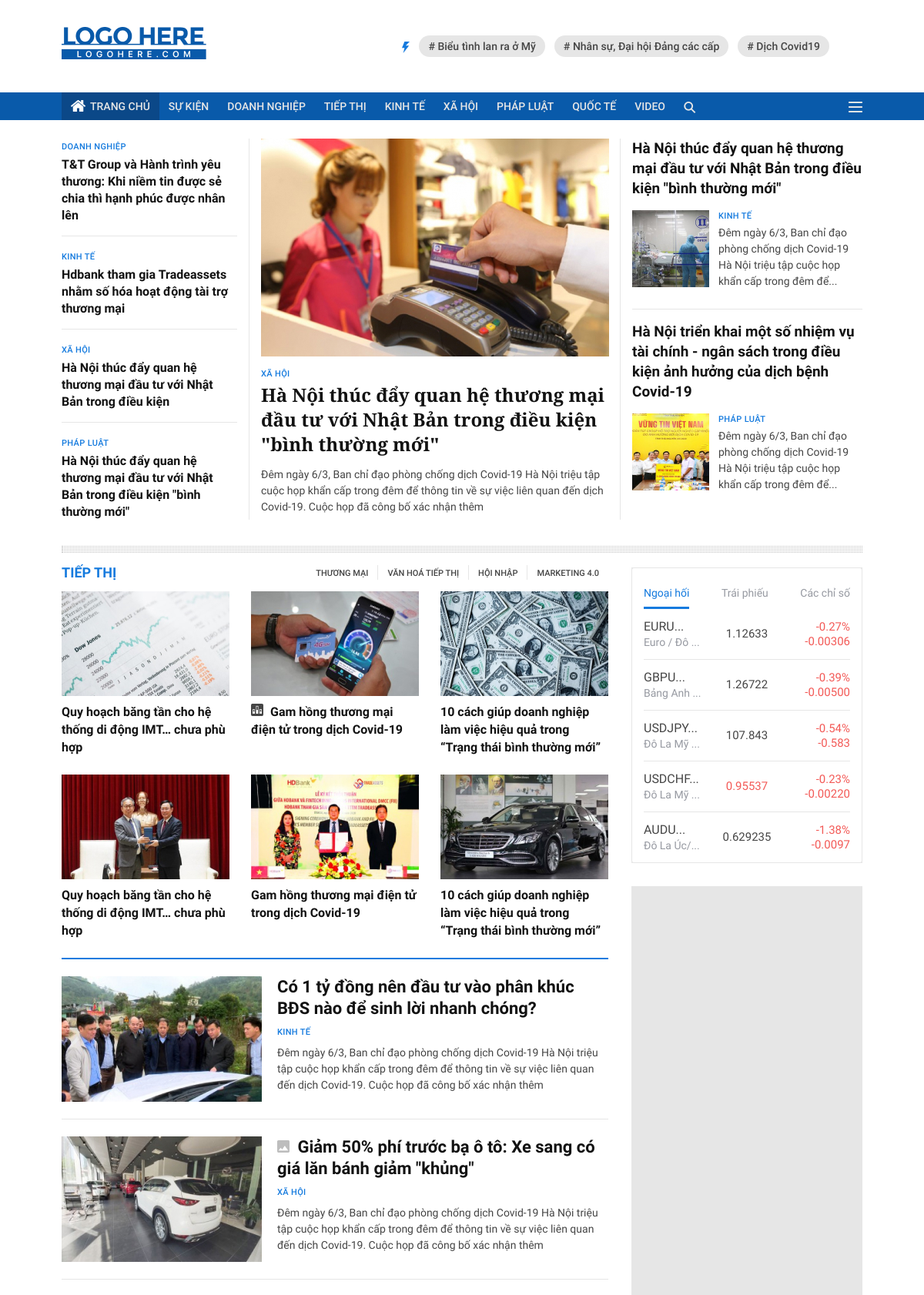
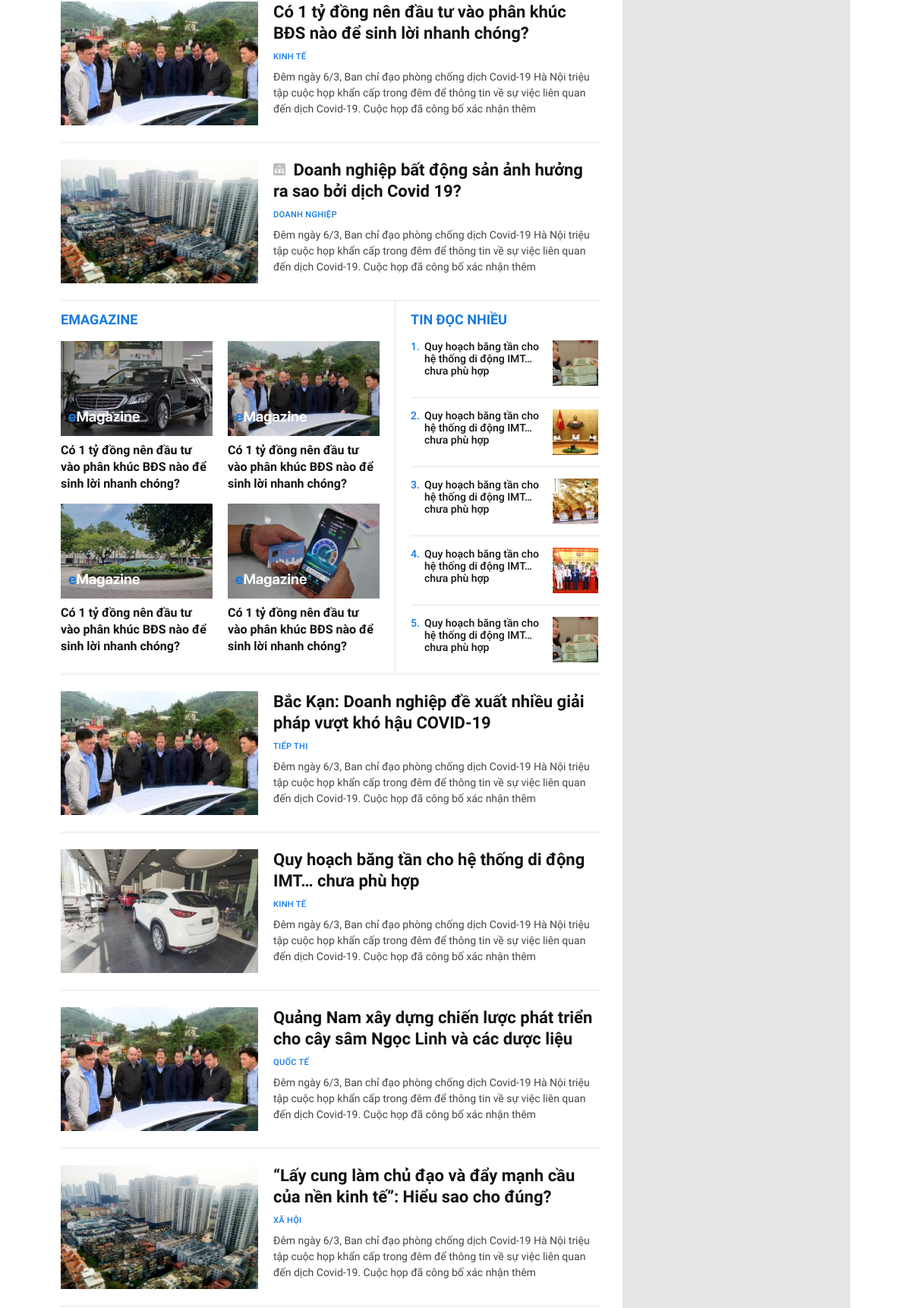
The app's page /view/index.php (upper part) with its own data (2 pictures, top to bottom).
### tables this page shows
CREATE TABLE `category` (
  `id` int(10) NOT NULL,
  `title` varchar(255) NOT NULL,
  `cateCode` varchar(50) NOT NULL
);

CREATE TABLE `post` (
  `id` int(10) NOT NULL,
  `title` text NOT NULL,
  `author` varchar(255) NOT NULL,
  `content` text NOT NULL,
  `date` date NOT NULL,
  `brief` text NOT NULL,
  `keyword` text NOT NULL,
  `FK_category` int(10) NOT NULL
);

CREATE TABLE `image` (
  `id` int(10) NOT NULL,
  `imgurl` varchar(255) NOT NULL,
  `imgsprites` varchar(255) NOT NULL,
  `FK_post` int(10) NOT NULL
);

### view/index.php (the view, shortened to what the rows shown need)
<?php
    require_once("../include/sql.php");
?>
<!DOCTYPE html>
<html lang="en">
<head>
    <link rel="stylesheet" href="../css/index.css">
</head>
<body>
    <div class="header">
        <div class="header__top">
            <div class="container">
                <div class="header__top-flex d-flex justify-content-between">
                    <h1 class="header__logo">
                        <a href="index.html" title="LOGO HERE"><i class="sprite sprite-header_logo"></i></a>
                    </h1>
                </div>
            </div>
        </div>
    </div>
    <div class="main">
        <div class="container">
            <div class="main__top-news d-flex">
                <div class="main__hot-category-news">
                    <?php
                        for($i = 1; $i <=4; $i++){
                            $category = get_category_by_postid($i);
                            $post = get_post_by_div('highlightleft', $i);
                        ?>
                    <div class="main__hc-news-item">
                        <a href="business.html" class="main__hc-news-category main__news-category text-uppercase"
                            title="<?php echo $category[0]['title']; ?>">
                            <?php echo $category[0]['title']; ?>
                        </a>
                        <h3><a href="#" class="main__hc-news-title"
                                title='<?php echo $post[0]['title']; ?>'>
                                <?php echo $post[0]['title']; ?>
                            </a></h3>
                    </div>
                    <?php } ?>
                </div>
                <div class="main__highlight-news main__highlight-news-pcenter">
                    <?php
                        $i = 1;
                        $post = get_post_by_div('highlight', $i);
                        $cate = get_category_by_postid($post[0]['id']);
                        $img = get_img_by_postid($post[0]['id']);
                    ?>
                    <a href="#" class="main__hl-news-img" title='<?php echo $post['title'] ?>'>
                        <img src="<?php echo $img[0]['imgurl']; ?>"
                            alt='<?php echo $post[0]['title']; ?>'>
                    </a>
                    <a href="#" class="main__news-category" title="<?php echo $cate[0]['title']; ?>">
                        <?php echo $cate[0]['title']; ?>
                    </a>
                    <h2 class="main__hl-h2"><a href="#" class="main__highlight-news-title"
                            title='<?php echo $post[0]['title']; ?>'>
                            <?php echo $post[0]['title']; ?>
                        </a></h2>
                    <p class="main__news-content-des"><?php echo $post[0]['brief']; ?></p>
                </div>
                <div class="main__hot-news main__hot-news-aside">
                    <?php
                        $index1 = get_postid_from_div('highlightright');
                        for ($i=0; $i <= 1; $i++) {
                            $post = get_post($index1[$i]['id']);
                            $cate = get_category_by_postid($index1[$i]['id']);
                            $img = get_img_by_postid($index1[$i]['id']);
                    ?>
                    <div class="main__hot-news-item">
                        <div class="main__hna-title-div">
                            <a href="#" class="main__hna-title"
                                title='<?php echo $post[0]['title']; ?>'>
                                <?php echo $post[0]['title']; ?>
                            </a>
                        </div>
                        <a href="#"
                            title="Hà Nội thúc đẩy quan hệ thương mại đầu tư với Nhật Bản trong điều kiện &quot;bình thường mới&quot;">
                            <div class="main__news-flex d-flex align-item-center">
                                <img src="<?php echo $img[0]['imgurl']; ?>" class="d-block" alt='<?php echo $post[0]['title']; ?>'>
                                <div class="main__hna-content">
                                    <a href="#" class="main__news-category" title="<?php echo $cate[0]['title']; ?>">
                                        <?php echo $cate[0]['title']; ?>
                                    </a>
                                    <p class="main__news-content-des">
                                        <?php echo $post[0]['brief']; ?>
                                    </p>
                                </div>
                            </div>
                        </a>
                    </div>
                    <?php } ?>
                </div>
            </div>
            <div class="main__marketing-news">
                <div class="main__aside-layout d-flex">
                    <div class="main__aside-layout-left">
                        <div class="main__col-3 d-flex justify-content-between flex-wrap">
                            <?php
                                for ($i = 0; $i <= 5 ; $i++) {
                                    $posts = find_post_by_category('tiepthi');
                                    $img = get_img_by_postid($posts[$i]['id']);
                            ?>
                            <div class="main__col-item">
                                <a href="#" class="main__col-item-img"
                                    title="Quy hoạch băng tần cho hệ thống IMT... chưa phù hợp">
                                    <img src="<?php echo  $img[0]['imgurl']; ?>"
                                        alt="Quy hoạch băng tần cho hệ thống di động IMT… chưa phù hợp">
                                </a>
                                <h3>
                                    <a href="#" class="main__col-item-title"
                                        title="Quy hoạch băng tần cho hệ thống IMT... chưa phù hợp">
                                        <i class="<?php if($img[0]['imgsprites']!='') echo $img[0]['imgsprites'].' '.'m-right';?>"></i>
                                        <?php echo $posts[$i]['title']; ?>
                                    </a>
                                </h3>
                            </div>
                            <?php } ?>
                        </div>
                        <div class="main__news-listing">
                            <?php
                                $index2 = get_postid_from_div('mainnews1');
                                for ($i=0; $i <=3 ; $i++) {
                                    $post = get_post($index2[$i]['id']);
                                    $cate = get_category_by_postid($index2[$i]['id']);
                                    $img = get_img_by_postid($index2[$i]['id']);
                            ?>
                            <div class="main__news-listing-item d-flex">
                                <div class="main__news-item-img">
                                    <a href="#"
                                        title='<?php echo $post[0]['title']; ?>'>
                                        <img src="<?php echo $img[0]['imgurl']; ?>" alt='<?php echo $post[0]['title']; ?>'>
                                    </a>
                                </div>
                                <div class="main__news-item-content">
                                    <h3>
                                        <a href="#" class="main__news-item-title"
                                            title='<?php echo $post[0]['title']; ?>'>
                                            <i class="<?php if($img[0]['imgsprites']!='') echo $img[0]['imgsprites'].' '.'m-right'; ?>"></i>
                                            <?php echo $post[0]['title']; ?>
                                        </a>
                                    </h3>
                                    <a href="#" class="main__news-category-list" title="<?php echo $cate[0]['title']; ?>">
                                        <?php echo $cate[0]['title']; ?>
                                    </a>
                                    <p class="main__news-item-detail"><?php echo $post[0]['brief']; ?></p>
                                </div>
                            </div>
                            <?php } ?>
                        </div>
                        <div class="main__emagazine d-flex">
                            <div class="main__emagazine-left">
                                <div class="main__emagazine-listing d-flex justify-content-between flex-wrap">
                                    <?php
                                        $index3 = get_postid_from_div('emagazine');
                                        for ($i=0; $i <=3 ; $i++) {
                                            $post = get_post($index3[$i]['id']);
                                            $img = get_img_by_postid($index3[$i]['id']);
                                    ?>
                                    <div class="main__emagazine-listing-item">
                                        <a href="#" class="main__el-item-img"
                                            title='<?php echo $post[0]['title'];?>'>
                                            <img src="<?php echo $img[0]['imgurl'];?>" alt='<?php echo $post[0]['title'];?>'>
                                            <span class="main__el-img-emagazine">
                                                <i class="sprite sprite-eMagazine"></i>
                                            </span>
                                        </a>
                                        <h4>
                                            <a href="#" class="main__el-item-title"
                                                title='<?php echo $post[0]['title'];?>'>
                                                <?php echo $post[0]['title'];?>
                                            </a>
                                        </h4>
                                    </div>
                                    <?php } ?>
                                </div>
                            </div>
                            <div class="main__emagazine-right">
                                <div class="main__most-reading-list">
                                    <?php
                                        $index4 = get_postid_from_div('mostreading');
                                        for ($i=0; $i <=4 ; $i++) {
                                            $post = get_post($index4[$i]['id']);
                                            $img = get_img_by_postid($index4[$i]['id']);
                                    ?>
                                    <div class="main__mr-news-item d-flex">
                                        <span class="main__mr-item-no"><?php echo $i+1;?>.</span>
                                        <a href="#" class="main__mr-item-title"
                                            title='<?php echo $post[0]['title']; ?>'>
                                            <?php echo $post[0]['title']; ?>
                                        </a>
                                        <a href="#" class="main__mr-item-img"
                                            title="Quy hoạch băng tần cho hệ thống IMT... chưa phù hợp">
                                            <img src="<?php echo $img[0]['imgurl']; ?>" alt='<?php echo $post[0]['title']; ?>'>
                                        </a>
                                    </div>
                                    <?php } ?>
                                </div>
                            </div>
                        </div>
                        <div class="main__news-listing">
                            <?php
                                $index5 = get_postid_from_div('mainnews2');
                                for ($i=0; $i <=3 ; $i++) {
                                    $post = get_post($index5[$i]['id']);
                                    $cate = get_category_by_postid($index5[$i]['id']);
                                    $img = get_img_by_postid($index5[$i]['id']);
                            ?>
                            <div class="main__news-listing-item d-flex">
                                <div class="main__news-item-img">
                                    <a href="#"
                                        title='<?php echo $post[0]['title']; ?>'>
                                        <img src="<?php echo $img[0]['imgurl']; ?>" alt='<?php echo $post[0]['title']; ?>'>
                                    </a>
                                </div>
                                <div class="main__news-item-content">
                                    <h3>
                                        <a href="#" class="main__news-item-title"
                                            title='<?php echo $post[0]['title']; ?>'>
                                            <?php echo $post[0]['title']; ?>
                                        </a>
                                    </h3>
                                    <a href="#" class="main__news-category-list" title='<?php echo $cate[0]['title']; ?>'>
                                        <?php echo $cate[0]['title']; ?>
                                    </a>
                                    <p class="main__news-item-detail"><?php echo $post[0]['brief']; ?></p>
                                </div>
                            </div>
                            <?php } ?>
                        </div>
                    </div>
                </div>
            </div>
        </div>
    </div>
</body>
</html>

### records on screen
category: title "DOANH NGHIỆP", post.title "T&T Group và Hành trình yêu thương: Khi niềm tin được sẻ chia thì hạnh phúc được nhân lên"
category: title "KINH TẾ", post.title "Hdbank tham gia Tradeassets nhằm số hóa hoạt động tài trợ thương mại"
category: title "XÃ HỘI", post.title "Hà Nội thúc đẩy quan hệ thương mại đầu tư với Nhật Bản trong điều kiện"
category: title "PHÁP LUẬT", post.title "Hà Nội thúc đẩy quan hệ thương mại đầu tư với Nhật Bản trong điều kiện \"bình thường mới\""
image: imgurl (picture)
post: title "Hà Nội thúc đẩy quan hệ thương mại đầu tư với Nhật Bản trong điều kiện \"bình thường mới\"", brief "Đêm ngày 6/3, Ban chỉ đạo phòng chống dịch Covid-19 Hà Nội triệu tập cuộc họp khẩn cấp trong đêm để thông tin về sự việc liên quan đến dịch Covid-19. Cuộc họp đã công bố xác nhận thêm"
post: title "Hà Nội thúc đẩy quan hệ thương mại đầu tư với Nhật Bản trong điều kiện \"bình thường mới\"", image.imgurl (picture), FK_category.title "KINH TẾ", brief "Đêm ngày 6/3, Ban chỉ đạo phòng chống dịch Covid-19 Hà Nội triệu tập cuộc họp khẩn cấp trong đêm để..."
post: title "Hà Nội triển khai một số nhiệm vụ tài chính - ngân sách trong điều kiện ảnh hưởng của dịch bệnh Covid-19", image.imgurl (picture), FK_category.title "PHÁP LUẬT", brief "Đêm ngày 6/3, Ban chỉ đạo phòng chống dịch Covid-19 Hà Nội triệu tập cuộc họp khẩn cấp trong đêm để..."
image: imgurl (picture), FK_post.title "Quy hoạch băng tần cho hệ thống di động IMT… chưa phù hợp"
image: imgurl (picture), FK_post.title "Gam hồng thương mại điện tử trong dịch Covid-19"
image: imgurl (picture), FK_post.title "10 cách giúp doanh nghiệp làm việc hiệu quả trong “Trạng thái bình thường mới”"
image: imgurl (picture), FK_post.title "Quy hoạch băng tần cho hệ thống di động IMT… chưa phù hợp"
image: imgurl (picture), FK_post.title "Gam hồng thương mại điện tử trong dịch Covid-19"
image: imgurl (picture), FK_post.title "10 cách giúp doanh nghiệp làm việc hiệu quả trong “Trạng thái bình thường mới”"
post: image.imgurl (picture), title "Có 1 tỷ đồng nên đầu tư vào phân khúc BĐS nào để sinh lời nhanh chóng?", FK_category.title "KINH TẾ", brief "Đêm ngày 6/3, Ban chỉ đạo phòng chống dịch Covid-19 Hà Nội triệu tập cuộc họp khẩn cấp trong đêm để thông tin về sự việc liên quan đến dịch Covid-19. Cuộc họp đã công bố xác nhận thêm"
post: image.imgurl (picture), title "Giảm 50% phí trước bạ ô tô: Xe sang có giá lăn bánh giảm \"khủng\"", FK_category.title "XÃ HỘI", brief "Đêm ngày 6/3, Ban chỉ đạo phòng chống dịch Covid-19 Hà Nội triệu tập cuộc họp khẩn cấp trong đêm để thông tin về sự việc liên quan đến dịch Covid-19. Cuộc họp đã công bố xác nhận thêm"
post: image.imgurl (picture), title "Có 1 tỷ đồng nên đầu tư vào phân khúc BĐS nào để sinh lời nhanh chóng?", FK_category.title "KINH TẾ", brief "Đêm ngày 6/3, Ban chỉ đạo phòng chống dịch Covid-19 Hà Nội triệu tập cuộc họp khẩn cấp trong đêm để thông tin về sự việc liên quan đến dịch Covid-19. Cuộc họp đã công bố xác nhận thêm"
post: image.imgurl (picture), title "Doanh nghiệp bất động sản ảnh hưởng ra sao bởi dịch Covid 19?", FK_category.title "DOANH NGHIỆP", brief "Đêm ngày 6/3, Ban chỉ đạo phòng chống dịch Covid-19 Hà Nội triệu tập cuộc họp khẩn cấp trong đêm để thông tin về sự việc liên quan đến dịch Covid-19. Cuộc họp đã công bố xác nhận thêm"
post: image.imgurl (picture), title "Có 1 tỷ đồng nên đầu tư vào phân khúc BĐS nào để sinh lời nhanh chóng?"
post: image.imgurl (picture), title "Có 1 tỷ đồng nên đầu tư vào phân khúc BĐS nào để sinh lời nhanh chóng?"
post: image.imgurl (picture), title "Có 1 tỷ đồng nên đầu tư vào phân khúc BĐS nào để sinh lời nhanh chóng?"
post: image.imgurl (picture), title "Có 1 tỷ đồng nên đầu tư vào phân khúc BĐS nào để sinh lời nhanh chóng?"
post: title "Quy hoạch băng tần cho hệ thống di động IMT… chưa phù hợp", image.imgurl (picture)
post: title "Quy hoạch băng tần cho hệ thống di động IMT… chưa phù hợp", image.imgurl (picture)
post: title "Quy hoạch băng tần cho hệ thống di động IMT… chưa phù hợp", image.imgurl (picture)
post: title "Quy hoạch băng tần cho hệ thống di động IMT… chưa phù hợp", image.imgurl (picture)
post: title "Quy hoạch băng tần cho hệ thống di động IMT… chưa phù hợp", image.imgurl (picture)
post: image.imgurl (picture), title "Bắc Kạn: Doanh nghiệp đề xuất nhiều giải pháp vượt khó hậu COVID-19", FK_category.title "TIẾP THỊ", brief "Đêm ngày 6/3, Ban chỉ đạo phòng chống dịch Covid-19 Hà Nội triệu tập cuộc họp khẩn cấp trong đêm để thông tin về sự việc liên quan đến dịch Covid-19. Cuộc họp đã công bố xác nhận thêm"
post: image.imgurl (picture), title "Quy hoạch băng tần cho hệ thống di động IMT… chưa phù hợp", FK_category.title "KINH TẾ", brief "Đêm ngày 6/3, Ban chỉ đạo phòng chống dịch Covid-19 Hà Nội triệu tập cuộc họp khẩn cấp trong đêm để thông tin về sự việc liên quan đến dịch Covid-19. Cuộc họp đã công bố xác nhận thêm"
post: image.imgurl (picture), title "Quảng Nam xây dựng chiến lược phát triển cho cây sâm Ngọc Linh và các dược liệu", FK_category.title "QUỐC TẾ", brief "Đêm ngày 6/3, Ban chỉ đạo phòng chống dịch Covid-19 Hà Nội triệu tập cuộc họp khẩn cấp trong đêm để thông tin về sự việc liên quan đến dịch Covid-19. Cuộc họp đã công bố xác nhận thêm"
post: image.imgurl (picture), title "“Lấy cung làm chủ đạo và đẩy mạnh cầu của nền kinh tế”: Hiểu sao cho đúng?", FK_category.title "XÃ HỘI", brief "Đêm ngày 6/3, Ban chỉ đạo phòng chống dịch Covid-19 Hà Nội triệu tập cuộc họp khẩn cấp trong đêm để thông tin về sự việc liên quan đến dịch Covid-19. Cuộc họp đã công bố xác nhận thêm"
